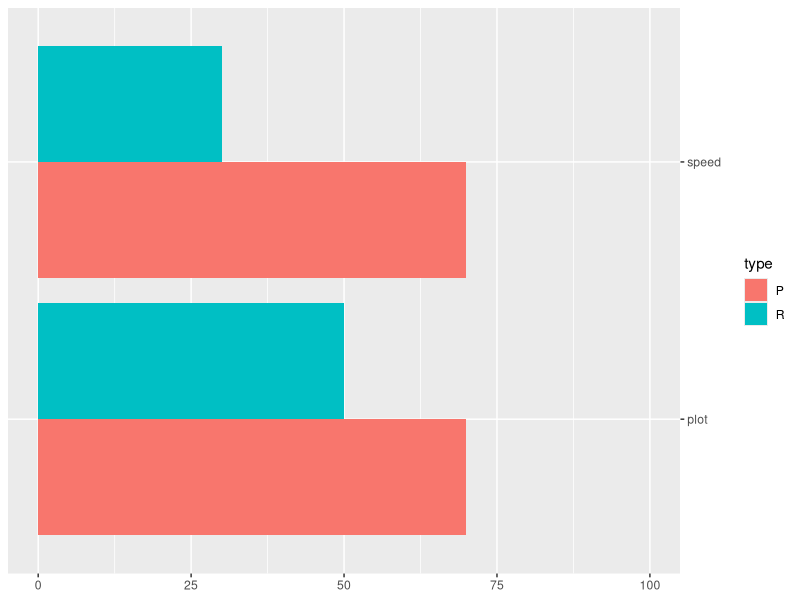

Generate this figure with R:
# Packages import
list.of.packages <- c("ggplot2", "ggridges", "viridis", "hrbrthemes", "extrafont", "scales")
new.packages <- list.of.packages[!(list.of.packages %in%
    installed.packages()[, "Package"])]
if (length(new.packages)) {
    install.packages(new.packages, repos = "https://pbil.univ-lyon1.fr/CRAN/")
}
lapply(list.of.packages, require, character.only = TRUE)

percent <- c(30,70,50,70)
type <- c("R","P","R","P")
annot <- c("speed", "speed", "plot", "plot")
input <- data.frame(percent, type, annot)


plot <- ggplot(data=input, aes(x=annot, y=percent, fill=type)) +
    geom_bar(stat="identity", position=position_dodge()) +
    coord_flip() +
    theme(axis.title.y=element_blank(), axis.title.x=element_blank(),
          axis.text.x.top = element_text(), 
          axis.ticks.x.top = element_line()) +
    scale_x_discrete(position = "top") +
    ylim(0, 100)
    


ggsave(
    "output/fun_barrplot.png",
    plot,
    height = 5,
    width = 15
)